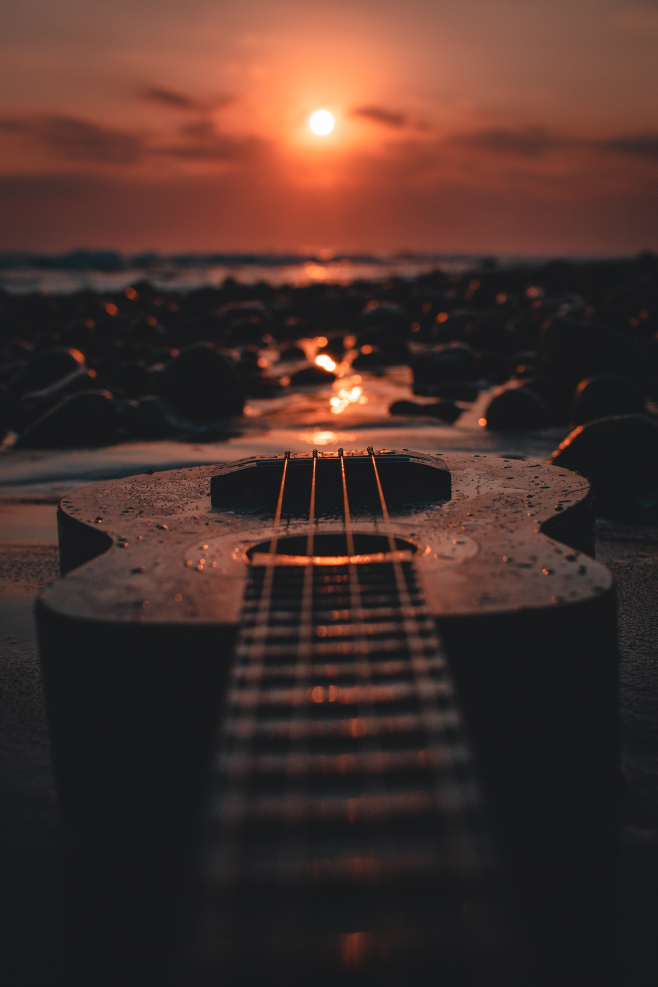
#> input picture visualsofdana-6CgD007A780-unsplash.jpg, 3287 x 4931 px, found by its file name (shown at 1/5 size)
$ jupyter execute image_processing.ipynb
#> lines starting #> are read from the running program, lines starting #| are printed output that depends on the picture
[cell 1]
from PIL import Image

[cell 2]
im = Image.open(r'C:\Users\HP-PC\OneDrive\Desktop\python\visualsofdana-6CgD007A780-unsplash.jpg')
#> im is the input picture: PIL image 3287x4931 RGB; mean R, G, B 73.5, 49.7, 43.9

[cell 3]
im

[cell 4]
im.show()

[cell 5]
im.size # (width, height)
#> Out = (3287, 4931)

[cell 6]
w,h = im.size
#> w = 3287; h = 4931
print(f'resolution = {w} X {h} pixels')
#| resolution = 3287 X 4931 pixels

[cell 7]
im.resize((100,200))
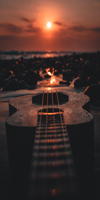
#> Out: PIL image 100x200 RGB; mean R, G, B 73.5, 49.7, 43.9

[cell 8]
im.resize((400,200))
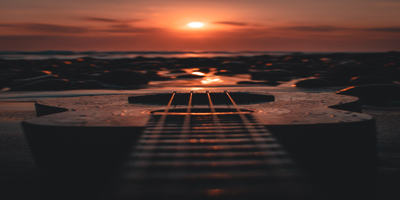
#> Out: PIL image 400x200 RGB; mean R, G, B 73.5, 49.7, 43.9

[cell 9]
# scale to half
im.resize((w//2,h//2))

[cell 10]
# double the image size
im.resize((w*2,h*2))

[cell 11]
# reduce image to 1/4 size
im.resize((w//4,h//4)).save('sample_sample.jpeg')

[cell 12]
from PIL import ImageFilter

[cell 13]
im.filter(ImageFilter.CONTOUR)
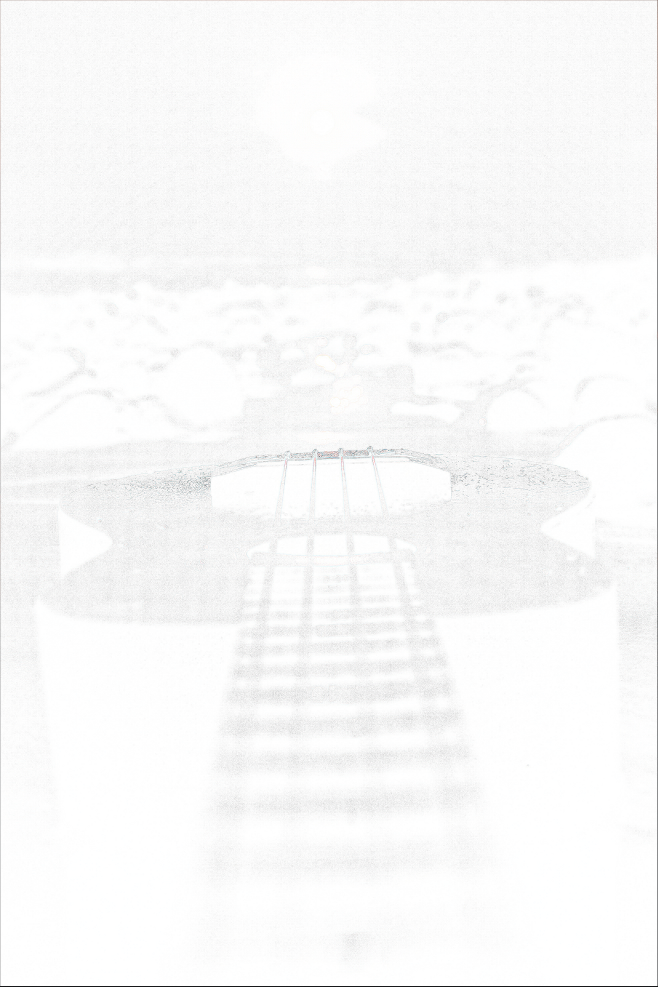
#> Out: PIL image 3287x4931 RGB (shown at 1/5 size); mean R, G, B 249.6, 249.6, 249.6

[cell 14]
im.filter(ImageFilter.EDGE_ENHANCE)

[cell 15]
im.filter(ImageFilter.EDGE_ENHANCE_MORE)

[cell 16]
im.filter(ImageFilter.BLUR)
